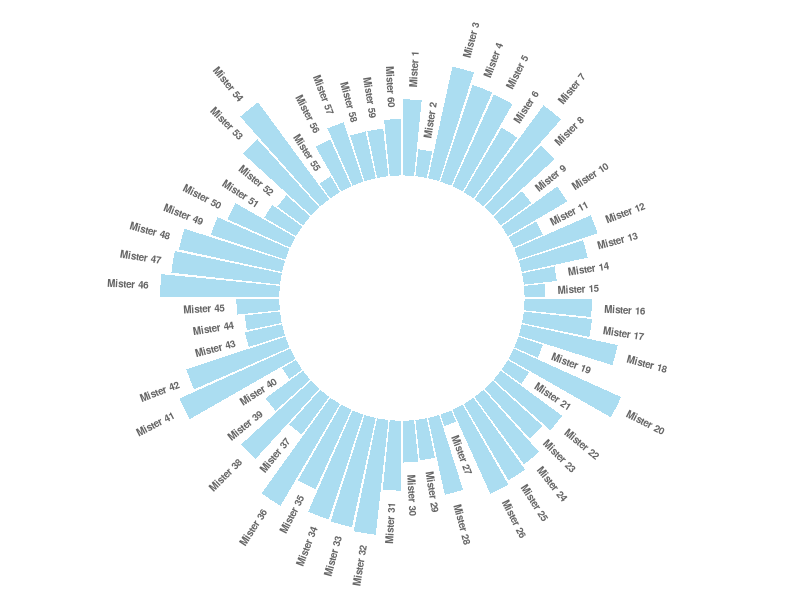

Write R code to recreate this figure. (Note: this script raises an error after producing the figure.)
## ---- chunk 1
knitr::opts_chunk$set( warning=FALSE, message=FALSE)
## ---- chunk 2
# Libraries
library(tidyverse)
 
# Create dataset
data <- data.frame(
  id=seq(1,60),
  individual=paste( "Mister ", seq(1,60), sep=""),
  value=sample( seq(10,100), 60, replace=T)
)
 
# ----- This section prepare a dataframe for labels ---- #
# Get the name and the y position of each label
label_data <- data
 
# calculate the ANGLE of the labels
number_of_bar <- nrow(label_data)
angle <-  90 - 360 * (label_data$id-0.5) /number_of_bar     # I substract 0.5 because the letter must have the angle of the center of the bars. Not extreme right(1) or extreme left (0)
 
# calculate the alignment of labels: right or left
# If I am on the left part of the plot, my labels have currently an angle < -90
label_data$hjust<-ifelse( angle < -90, 1, 0)
 
# flip angle BY to make them readable
label_data$angle<-ifelse(angle < -90, angle+180, angle)
# ----- ------------------------------------------- ---- #
 
 
# Start the plot
p <- ggplot(data, aes(x=as.factor(id), y=value)) +       # Note that id is a factor. If x is numeric, there is some space between the first bar
  
  # This add the bars with a blue color
  geom_bar(stat="identity", fill=alpha("skyblue", 0.7)) +
  
  # Limits of the plot = very important. The negative value controls the size of the inner circle, the positive one is useful to add size over each bar
  ylim(-100,120) +
  
  # Custom the theme: no axis title and no cartesian grid
  theme_minimal() +
  theme(
    axis.text = element_blank(),
    axis.title = element_blank(),
    panel.grid = element_blank(),
    plot.margin = unit(rep(-1,4), "cm")      # Adjust the margin to make in sort labels are not truncated!
  ) +
  
  # This makes the coordinate polar instead of cartesian.
  coord_polar(start = 0) +
  
  # Add the labels, using the label_data dataframe that we have created before
  geom_text(data=label_data, aes(x=id, y=value+10, label=individual, hjust=hjust), color="black", fontface="bold",alpha=0.6, size=2.5, angle= label_data$angle, inherit.aes = FALSE ) 
 
p
## ---- chunk 3
htmltools::includeHTML("htmlChunkRelatedRanking.html")
